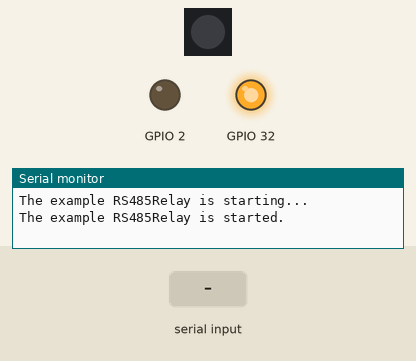
This program was run on a simulated ESP32. Parts: 1 RGB LEDs in strip order, left to right, output pins drawn as LEDs (lit = HIGH), the last lines printed to the serial monitor. The test bench sets the inputs (shaded band). Dim RGB values are drawn brighter than linear.

Above: at 7.6 s.
7.7 s: "1" received over the second serial link
At 7.76 s:
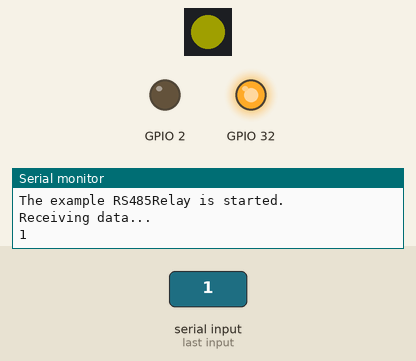
At 8.8 s:
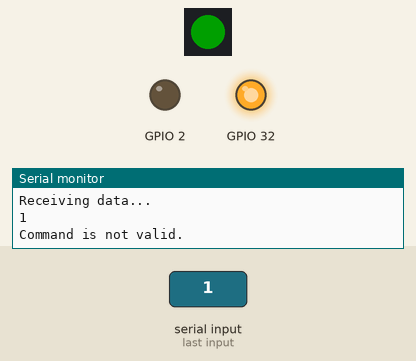
Timing chart, 0 to 15.3 s (numbered marks = the images above; inputs shaded):
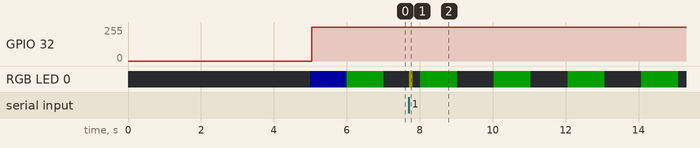

The program:

main.cpp
```cpp
#include <Arduino.h>
#include "KMPProDinoESP32.h"
#include "KMPCommon.h"

const int CMD_PREFFIX_LEN = 3;
const char CMD_PREFFIX[CMD_PREFFIX_LEN + 1] = "FFR";

const uint8_t BUFF_MAX = 16;

char _dataBuffer[BUFF_MAX];
char _resultBuffer[BUFF_MAX];

/**
* @brief Setup void. Ii is Arduino executed first. Initialize DiNo board.
*
* @return void
*/
void setup()
{
	delay(5000);
	Serial.begin(115200);
	Serial.println("The example RS485Relay is starting...");

	KMPProDinoESP32.begin(ProDino_ESP32);
	//KMPProDinoESP32.begin(ProDino_ESP32_Ethernet);
	//KMPProDinoESP32.begin(ProDino_ESP32_GSM);
	//KMPProDinoESP32.begin(ProDino_ESP32_LoRa);
	//KMPProDinoESP32.begin(ProDino_ESP32_LoRa_RFM);
	//KMPProDinoESP32.begin(ProDino_ESP32_Ethernet_GSM);
	//KMPProDinoESP32.begin(ProDino_ESP32_Ethernet_LoRa);
	//KMPProDinoESP32.begin(ProDino_ESP32_Ethernet_LoRa_RFM);
	KMPProDinoESP32.setStatusLed(blue);

	// Start RS485 with baud 19200 and 8N1.
	KMPProDinoESP32.rs485Begin(9600);
	Serial.println("The example RS485Relay is started.");
	delay(1000);

	KMPProDinoESP32.offStatusLed();
}

void ProcessData()
{
	int len = strlen(_dataBuffer);

	// Validate input data.
	if (len < CMD_PREFFIX_LEN || !startsWith(_dataBuffer, CMD_PREFFIX))
	{
		Serial.print("Command is not valid.");
		return;
	}

	// Command set relay status FFRxxxx
	if (len == CMD_PREFFIX_LEN + RELAY_COUNT)
	{
		int relayNum = 0;
		for (int i = CMD_PREFFIX_LEN; i < CMD_PREFFIX_LEN + RELAY_COUNT; i++)
		{
			// Set relay status if only chars are 0 or 1.
			if (_dataBuffer[i] == CH_0 || _dataBuffer[i] == CH_1)
			{
				KMPProDinoESP32.setRelayState(relayNum, _dataBuffer[i] == CH_1);
			}

			++relayNum;
		}
	}

	// Prepare relays statuses.
	strcpy(_resultBuffer, CMD_PREFFIX);
	int relayState = 0;
	for (int j = CMD_PREFFIX_LEN; j < CMD_PREFFIX_LEN + RELAY_COUNT; j++)
	{
		_resultBuffer[j] = KMPProDinoESP32.getRelayState(relayState++) ? CH_1 : CH_0;
	}

	_resultBuffer[CMD_PREFFIX_LEN + RELAY_COUNT] = CH_NONE;

	Serial.println("Transmitting relays statuses...");
	Serial.println(_resultBuffer);

	// Transmit result.
	KMPProDinoESP32.rs485Write(_resultBuffer);
}

/**
* @brief Loop void. Arduino executed second.
*
*
* @return void
*/
void loop() {
	KMPProDinoESP32.processStatusLed(green, 1000);
	// Waiting for a data.
	int i = KMPProDinoESP32.rs485Read();

	if (i == -1)
	{
		return;
	}

	Serial.println("Receiving data...");

	// If in RS485 port has any data - Status led is Yellow
	KMPProDinoESP32.setStatusLed(yellow);

	uint8_t buffPos = 0;

	// Reading data from the RS485 port.
	while (i > -1 && buffPos < BUFF_MAX)
	{
		// Adding received data in a buffer.
		_dataBuffer[buffPos++] = (char)i;
		Serial.write((char)i);
		// Reading a next char.
		i = KMPProDinoESP32.rs485Read();
	}

	_dataBuffer[buffPos] = CH_NONE;

	Serial.println();

	ProcessData();

	KMPProDinoESP32.offStatusLed();
}
```
